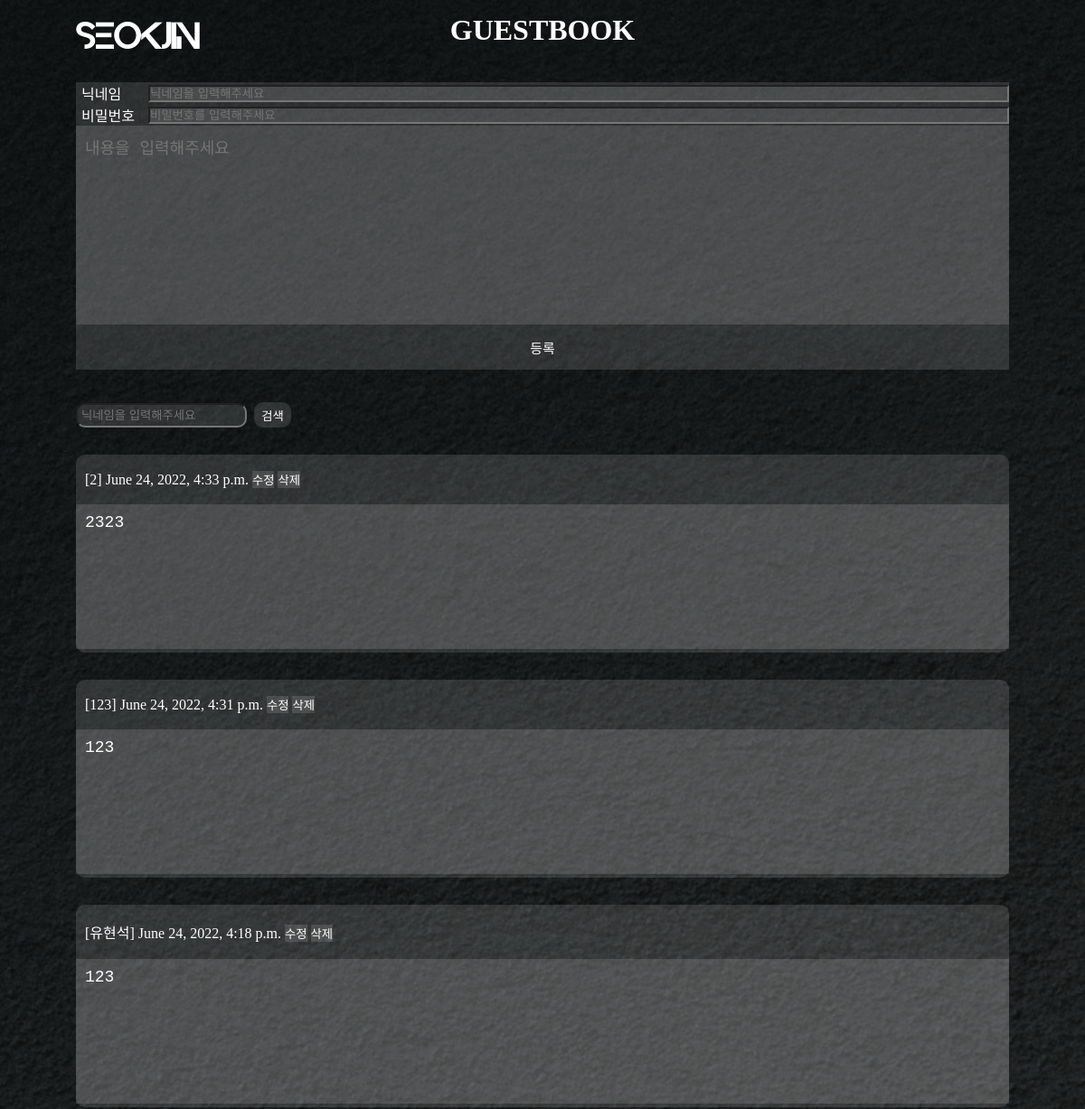
/guestbook/ (upper part), run on an earlier commit of the app's database.
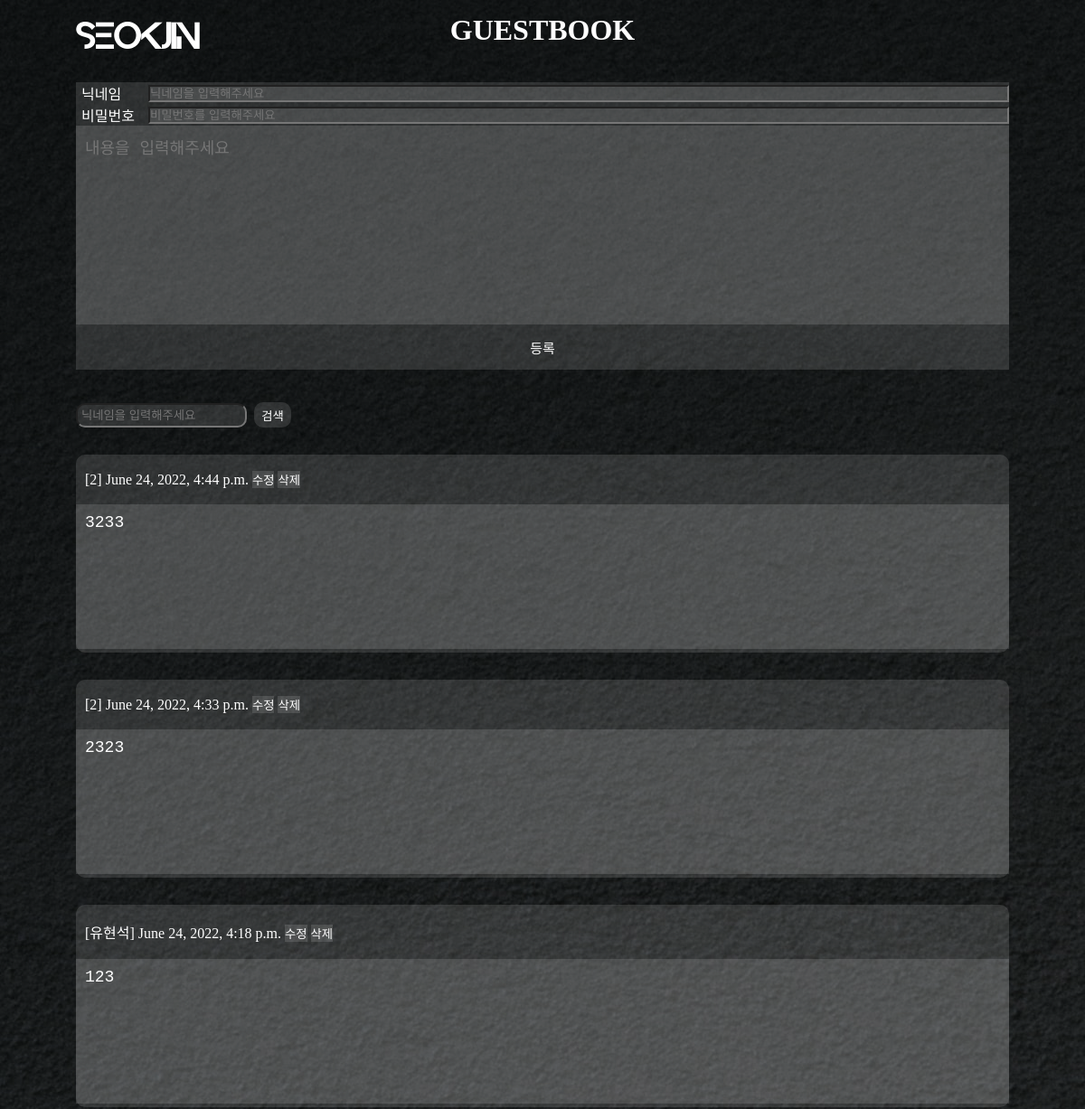
And on a later commit of the database.
### myportfolio/models.py (models this page shows, shortened)
class Post(models.Model):
    name = models.CharField(max_length=50)
    pwd = models.CharField(max_length=50, default="1")
    contents = models.TextField()
    created_date = models.DateTimeField(default=now, editable=False)

### myportfolio/views.py (the view)
# urls.py: path('guestbook/', views.guestbook),
@csrf_exempt
def guestbook(request):
    postlist = Post.objects.all()
    if request.method == 'POST':
        new_article=Post.objects.create(
                name=request.POST['postname'],
                pwd = request.POST['postpwd'],
                contents=request.POST['contents'],)
        return redirect('/guestbook')
    else:
        qy = request.GET.get('searchContents', "")
        filter_obj = postlist.filter(name=qy)
        if qy == "":
             return render(request, './myportfolio/guestbook.html', {'postlist':postlist[::-1]})
        else:
            return render(request, './myportfolio/guestbook.html', {'postlist':filter_obj[::-1]})

### myportfolio/templates/myportfolio/guestbook.html (shortened to what this page needs)
<!DOCTYPE html>
{% load static %}
<html lang="kr">
<head>
    <link rel="stylesheet" href="{% static 'css/guest.css'%}">
</head>
<body>
    <div class ="main">
        <div class = "header">
            <a href="/">
                <h1 >SEOKJIN</h1>
            </a>
            <h1 class="temp">GUESTBOOK</h1>
        </div>
        <div class = "container">
            <form method="POST" id = "inputPostID">
                <div class ="guest">
                    <span>닉네임</span>
                    <input placeholder="닉네임을 입력해주세요" id = "textName"type="text" name="postname">
                    <span>비밀번호</span>
                    <input placeholder="비밀번호를 입력해주세요" id = "textPwd"type="text" name="postpwd">
                </div>
                <div class = "guestContent">
                    <textarea placeholder="내용을 입력해주세요" class = "textArea" rows="10" cols="50" name="contents"></textarea>
                    <button type="button" id = "createBtn" onclick ="inputBtn()" >등록</button>
                </div>
            </form>
            <form method ="GET">
                <div class ="search">
                    <input placeholder="닉네임을 입력해주세요" id = "searchText" name = "searchContents" type="text">
                    <button class = "searchBtn" type="submit">검색</button>
                </div>
            </form>
            <form method="POST"  id ="postID">
                <div class ="posting">
                    {% for list in postlist %}
                        <div class = "post">
                            <br>
                            <div>
                                <span class = "postname">[{{list.name}}] {{list.created_date}}</span>
                                <button type="button" id = "updateBtn{{list.id}}" onclick = "getID({'id' : {{list.id}}, 'pwd' : '{{list.pwd}}', 'mode' : 'update'})" >수정</button>
                                <button type="button" onclick = "getID({'id' : {{list.id}}, 'pwd' : '{{list.pwd}}', 'mode' : 'delete'})" >삭제</button>
                            </div>
                            <br>
                            <textarea class = "textArea" disabled="disabled" id = "textArea{{list.id}}" rows="7" cols="50" name="contents">{{list.contents}}</textarea>
                        </div>
                    {% endfor%}
                </div>
            </form>
        </div>
</div>
</body>
</html>

### myportfolio/static/css/guest.css (style rules this page uses)
* { margin: 0; padding: 0; box-sizing: border-box; color:white; }
.main { width: 100%; min-height: 100vh; background: linear-gradient(rgba(0, 0, 0, 0.344), rgba(0, 0, 0, 0.333)), url(../images/codingImage.jpg) }
.main .header { padding-top: 25px; position: relative; margin-left: 7%; margin-right: 7%; margin-bottom: 3%; text-align:center; display: flex; }
.header a { font-family: abster; text-decoration: none; }
.temp { padding-top: 15px; position: absolute; top: 0; left: 50%; transform: translate3d(-50%, 0, 0); }
.main .container .guest { color: white; display: grid; grid-template-columns: 80px 1fr; grid-template-rows: 1fr 1fr; margin-left:7%; margin-right: 7%; align-items: center; justify-content: center; background-color: rgba(255, 255, 255, 0.127); }
.guest span { width: auto; padding-left: 6px; }
.main .container .guestContent { color: white; display: grid; grid-template-columns: 1fr; grid-template-rows: 1fr; margin-left: 7%; margin-right: 7%; margin-bottom: 3%; align-items: center; justify-content: center; background-color: rgba(255, 255, 255, 0.127); }
.search { color: white; margin: 0 7% 0 7%; display: flex; align-items: center; }
#searchText { background-color: rgba(255, 255, 255, 0.127); padding: 4px; border-radius: 10px; }
.searchBtn { width: 41px; height: 28px; border-radius: 10px; margin-left: 8px; }
.main .container .posting { color: white; margin: 0 7% 0 7%; }
.posting .post { border-radius: 10px; margin-top: 30px; background-color: rgba(255, 255, 255, 0.127); }
.post .postname { padding-left: 10px; }
.main .container button { background-color: rgba(255, 255, 255, 0.127); border: none; }
#textName { background-color: rgba(255, 255, 255, 0.127); }
#textPwd { background-color: rgba(255, 255, 255, 0.127); }
.textArea { background-color: rgba(255, 255, 255, 0.127); border: none; resize: none; padding: 10px; font-size: 18px; width: 100%; }
#createBtn { cursor: pointer; height: 50px; width: 100%; font-size: 15px; background-color: rgba(255, 255, 255, 0); }

What changed in the data, as far as the page shows it:
removed Post: name "123", created_date "June 24, 2022, 4:31 p.m.", contents "123"
added Post: name "2", created_date "June 24, 2022, 4:44 p.m.", contents "3233"
